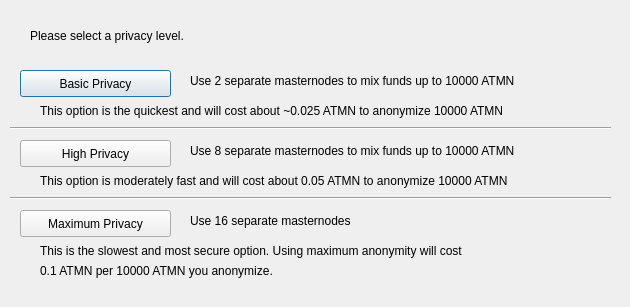
<?xml version="1.0" encoding="UTF-8"?>
<ui version="4.0">
 <class>ObfuscationConfig</class>
 <widget class="QDialog" name="ObfuscationConfig">
  <property name="geometry">
   <rect>
    <x>0</x>
    <y>0</y>
    <width>630</width>
    <height>307</height>
   </rect>
  </property>
  <property name="windowTitle">
   <string>Configure Obfuscation</string>
  </property>
  <widget class="QPushButton" name="buttonBasic">
   <property name="geometry">
    <rect>
     <x>20</x>
     <y>70</y>
     <width>151</width>
     <height>27</height>
    </rect>
   </property>
   <property name="text">
    <string>Basic Privacy</string>
   </property>
  </widget>
  <widget class="QPushButton" name="buttonHigh">
   <property name="geometry">
    <rect>
     <x>20</x>
     <y>140</y>
     <width>151</width>
     <height>27</height>
    </rect>
   </property>
   <property name="text">
    <string>High Privacy</string>
   </property>
  </widget>
  <widget class="QPushButton" name="buttonMax">
   <property name="geometry">
    <rect>
     <x>20</x>
     <y>210</y>
     <width>151</width>
     <height>27</height>
    </rect>
   </property>
   <property name="text">
    <string>Maximum Privacy</string>
   </property>
  </widget>
  <widget class="QLabel" name="label">
   <property name="geometry">
    <rect>
     <x>30</x>
     <y>20</y>
     <width>571</width>
     <height>31</height>
    </rect>
   </property>
   <property name="text">
    <string>Please select a privacy level.</string>
   </property>
  </widget>
  <widget class="QLabel" name="label_2">
   <property name="geometry">
    <rect>
     <x>190</x>
     <y>70</y>
     <width>421</width>
     <height>21</height>
    </rect>
   </property>
   <property name="text">
    <string>Use 2 separate masternodes to mix funds up to 10000 ATMN</string>
   </property>
  </widget>
  <widget class="QLabel" name="label_3">
   <property name="geometry">
    <rect>
     <x>190</x>
     <y>140</y>
     <width>411</width>
     <height>21</height>
    </rect>
   </property>
   <property name="text">
    <string>Use 8 separate masternodes to mix funds up to 10000 ATMN</string>
   </property>
  </widget>
  <widget class="QLabel" name="label_4">
   <property name="geometry">
    <rect>
     <x>190</x>
     <y>210</y>
     <width>421</width>
     <height>21</height>
    </rect>
   </property>
   <property name="text">
    <string>Use 16 separate masternodes</string>
   </property>
  </widget>
  <widget class="QLabel" name="label_6">
   <property name="geometry">
    <rect>
     <x>40</x>
     <y>100</y>
     <width>561</width>
     <height>21</height>
    </rect>
   </property>
   <property name="text">
    <string>This option is the quickest and will cost about ~0.025 ATMN to anonymize 10000 ATMN</string>
   </property>
  </widget>
  <widget class="QLabel" name="label_7">
   <property name="geometry">
    <rect>
     <x>40</x>
     <y>170</y>
     <width>561</width>
     <height>21</height>
    </rect>
   </property>
   <property name="text">
    <string>This option is moderately fast and will cost about 0.05 ATMN to anonymize 10000 ATMN</string>
   </property>
  </widget>
  <widget class="QLabel" name="label_8">
   <property name="geometry">
    <rect>
     <x>40</x>
     <y>240</y>
     <width>561</width>
     <height>21</height>
    </rect>
   </property>
   <property name="text">
    <string>This is the slowest and most secure option. Using maximum anonymity will cost</string>
   </property>
  </widget>
  <widget class="QLabel" name="label_9">
   <property name="geometry">
    <rect>
     <x>40</x>
     <y>260</y>
     <width>561</width>
     <height>21</height>
    </rect>
   </property>
   <property name="text">
    <string>0.1 ATMN per 10000 ATMN you anonymize.</string>
   </property>
  </widget>
  <widget class="Line" name="line">
   <property name="geometry">
    <rect>
     <x>10</x>
     <y>120</y>
     <width>601</width>
     <height>16</height>
    </rect>
   </property>
   <property name="orientation">
    <enum>Qt::Horizontal</enum>
   </property>
  </widget>
  <widget class="Line" name="line_2">
   <property name="geometry">
    <rect>
     <x>10</x>
     <y>190</y>
     <width>601</width>
     <height>16</height>
    </rect>
   </property>
   <property name="orientation">
    <enum>Qt::Horizontal</enum>
   </property>
  </widget>
 </widget>
 <resources/>
 <connections/>
</ui>
